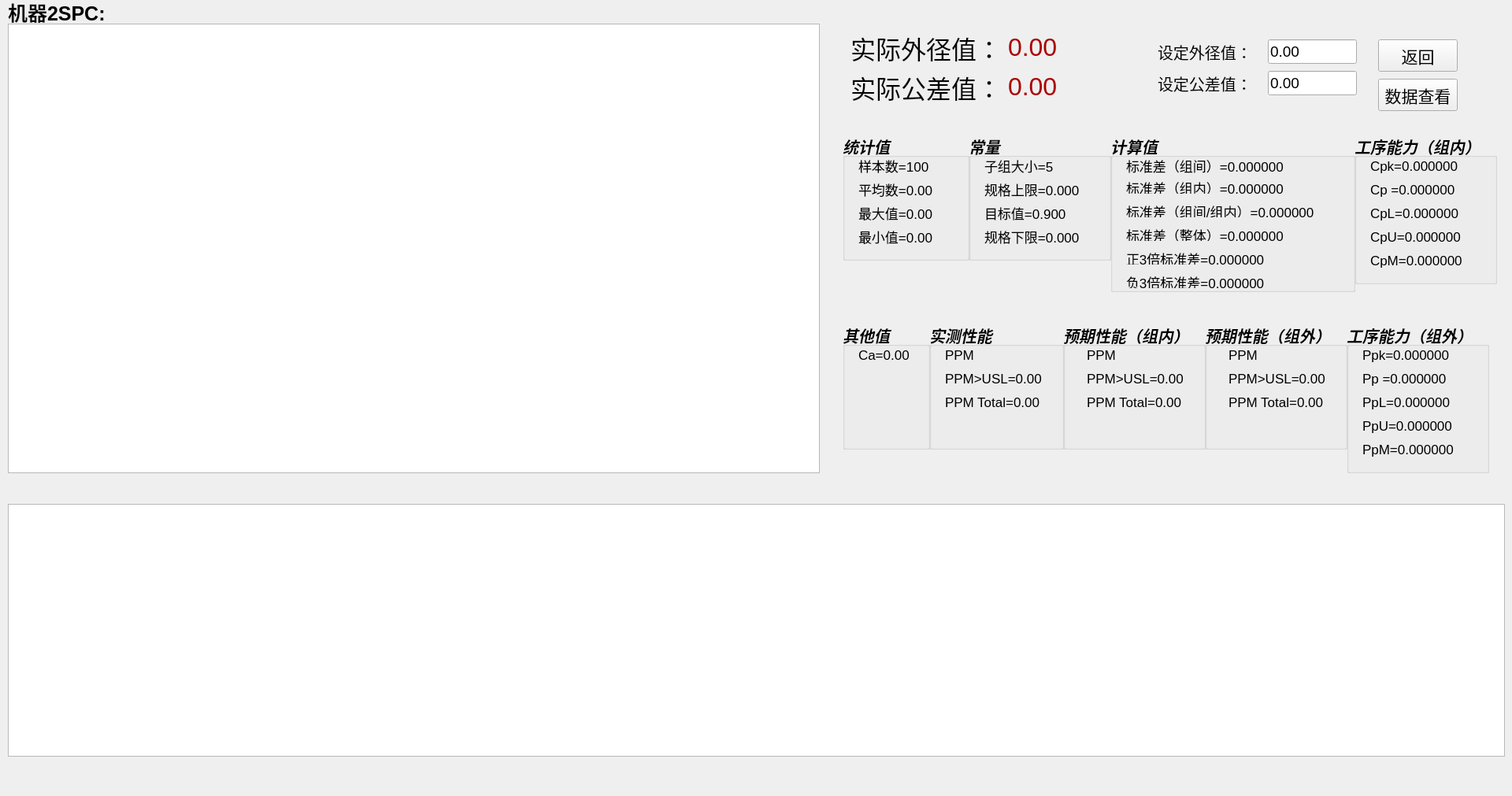
<?xml version="1.0" encoding="UTF-8"?>
<ui version="4.0">
 <class>spcDev2</class>
 <widget class="QWidget" name="spcDev2">
  <property name="geometry">
   <rect>
    <x>0</x>
    <y>0</y>
    <width>1920</width>
    <height>1011</height>
   </rect>
  </property>
  <property name="windowTitle">
   <string>Form</string>
  </property>
  <widget class="QGroupBox" name="TongjiBox_5">
   <property name="geometry">
    <rect>
     <x>1710</x>
     <y>410</y>
     <width>181</width>
     <height>191</height>
    </rect>
   </property>
   <property name="font">
    <font>
     <pointsize>15</pointsize>
     <italic>true</italic>
     <bold>true</bold>
    </font>
   </property>
   <property name="title">
    <string>工序能力（组外）</string>
   </property>
   <widget class="QLabel" name="label5_1">
    <property name="geometry">
     <rect>
      <x>20</x>
      <y>30</y>
      <width>131</width>
      <height>21</height>
     </rect>
    </property>
    <property name="font">
     <font>
      <pointsize>13</pointsize>
      <italic>false</italic>
      <bold>false</bold>
     </font>
    </property>
    <property name="text">
     <string>Ppk=0.000000</string>
    </property>
   </widget>
   <widget class="QLabel" name="label5_2">
    <property name="geometry">
     <rect>
      <x>20</x>
      <y>60</y>
      <width>131</width>
      <height>21</height>
     </rect>
    </property>
    <property name="font">
     <font>
      <pointsize>13</pointsize>
      <italic>false</italic>
      <bold>false</bold>
     </font>
    </property>
    <property name="text">
     <string>Pp =0.000000</string>
    </property>
   </widget>
   <widget class="QLabel" name="label5_3">
    <property name="geometry">
     <rect>
      <x>20</x>
      <y>90</y>
      <width>131</width>
      <height>21</height>
     </rect>
    </property>
    <property name="font">
     <font>
      <pointsize>13</pointsize>
      <italic>false</italic>
      <bold>false</bold>
     </font>
    </property>
    <property name="text">
     <string>PpL=0.000000</string>
    </property>
   </widget>
   <widget class="QLabel" name="label5_4">
    <property name="geometry">
     <rect>
      <x>20</x>
      <y>120</y>
      <width>131</width>
      <height>21</height>
     </rect>
    </property>
    <property name="font">
     <font>
      <pointsize>13</pointsize>
      <italic>false</italic>
      <bold>false</bold>
     </font>
    </property>
    <property name="text">
     <string>PpU=0.000000</string>
    </property>
   </widget>
   <widget class="QLabel" name="label5_5">
    <property name="geometry">
     <rect>
      <x>20</x>
      <y>150</y>
      <width>131</width>
      <height>21</height>
     </rect>
    </property>
    <property name="font">
     <font>
      <pointsize>13</pointsize>
      <italic>false</italic>
      <bold>false</bold>
     </font>
    </property>
    <property name="text">
     <string>PpM=0.000000</string>
    </property>
   </widget>
  </widget>
  <widget class="QLabel" name="label_4">
   <property name="geometry">
    <rect>
     <x>1470</x>
     <y>90</y>
     <width>131</width>
     <height>31</height>
    </rect>
   </property>
   <property name="font">
    <font>
     <pointsize>15</pointsize>
    </font>
   </property>
   <property name="text">
    <string>设定公差值：</string>
   </property>
  </widget>
  <widget class="QLabel" name="label_3">
   <property name="geometry">
    <rect>
     <x>1470</x>
     <y>50</y>
     <width>131</width>
     <height>31</height>
    </rect>
   </property>
   <property name="font">
    <font>
     <pointsize>15</pointsize>
    </font>
   </property>
   <property name="text">
    <string>设定外径值：</string>
   </property>
  </widget>
  <widget class="QGroupBox" name="TongjiBox_2">
   <property name="geometry">
    <rect>
     <x>1230</x>
     <y>170</y>
     <width>181</width>
     <height>161</height>
    </rect>
   </property>
   <property name="font">
    <font>
     <pointsize>15</pointsize>
     <italic>true</italic>
     <bold>true</bold>
    </font>
   </property>
   <property name="title">
    <string>常量</string>
   </property>
   <widget class="QLabel" name="label2_1">
    <property name="geometry">
     <rect>
      <x>20</x>
      <y>30</y>
      <width>111</width>
      <height>21</height>
     </rect>
    </property>
    <property name="font">
     <font>
      <pointsize>13</pointsize>
      <italic>false</italic>
      <bold>false</bold>
     </font>
    </property>
    <property name="text">
     <string>子组大小=5</string>
    </property>
   </widget>
   <widget class="QLabel" name="label2_2">
    <property name="geometry">
     <rect>
      <x>20</x>
      <y>60</y>
      <width>151</width>
      <height>21</height>
     </rect>
    </property>
    <property name="font">
     <font>
      <pointsize>13</pointsize>
      <italic>false</italic>
      <bold>false</bold>
     </font>
    </property>
    <property name="text">
     <string>规格上限=0.000</string>
    </property>
   </widget>
   <widget class="QLabel" name="label2_3">
    <property name="geometry">
     <rect>
      <x>20</x>
      <y>90</y>
      <width>141</width>
      <height>21</height>
     </rect>
    </property>
    <property name="font">
     <font>
      <pointsize>13</pointsize>
      <italic>false</italic>
      <bold>false</bold>
     </font>
    </property>
    <property name="text">
     <string>目标值=0.900</string>
    </property>
   </widget>
   <widget class="QLabel" name="label2_4">
    <property name="geometry">
     <rect>
      <x>20</x>
      <y>120</y>
      <width>161</width>
      <height>21</height>
     </rect>
    </property>
    <property name="font">
     <font>
      <pointsize>13</pointsize>
      <italic>false</italic>
      <bold>false</bold>
     </font>
    </property>
    <property name="text">
     <string>规格下限=0.000</string>
    </property>
   </widget>
  </widget>
  <widget class="QLineEdit" name="lineEdit1">
   <property name="geometry">
    <rect>
     <x>1610</x>
     <y>50</y>
     <width>113</width>
     <height>31</height>
    </rect>
   </property>
   <property name="font">
    <font>
     <pointsize>14</pointsize>
    </font>
   </property>
   <property name="text">
    <string>0.00</string>
   </property>
  </widget>
  <widget class="QLineEdit" name="lineEdit2">
   <property name="geometry">
    <rect>
     <x>1610</x>
     <y>90</y>
     <width>113</width>
     <height>31</height>
    </rect>
   </property>
   <property name="font">
    <font>
     <pointsize>14</pointsize>
    </font>
   </property>
   <property name="text">
    <string>0.00</string>
   </property>
  </widget>
  <widget class="QGroupBox" name="TongjiBox">
   <property name="geometry">
    <rect>
     <x>1070</x>
     <y>170</y>
     <width>161</width>
     <height>161</height>
    </rect>
   </property>
   <property name="font">
    <font>
     <pointsize>15</pointsize>
     <italic>true</italic>
     <bold>true</bold>
    </font>
   </property>
   <property name="title">
    <string>统计值</string>
   </property>
   <widget class="QLabel" name="label1_1">
    <property name="geometry">
     <rect>
      <x>20</x>
      <y>30</y>
      <width>111</width>
      <height>21</height>
     </rect>
    </property>
    <property name="font">
     <font>
      <pointsize>13</pointsize>
      <italic>false</italic>
      <bold>false</bold>
     </font>
    </property>
    <property name="text">
     <string>样本数=100</string>
    </property>
   </widget>
   <widget class="QLabel" name="label1_2">
    <property name="geometry">
     <rect>
      <x>20</x>
      <y>60</y>
      <width>111</width>
      <height>21</height>
     </rect>
    </property>
    <property name="font">
     <font>
      <pointsize>13</pointsize>
      <italic>false</italic>
      <bold>false</bold>
     </font>
    </property>
    <property name="text">
     <string>平均数=0.00</string>
    </property>
   </widget>
   <widget class="QLabel" name="label1_3">
    <property name="geometry">
     <rect>
      <x>20</x>
      <y>90</y>
      <width>111</width>
      <height>21</height>
     </rect>
    </property>
    <property name="font">
     <font>
      <pointsize>13</pointsize>
      <italic>false</italic>
      <bold>false</bold>
     </font>
    </property>
    <property name="text">
     <string>最大值=0.00</string>
    </property>
   </widget>
   <widget class="QLabel" name="label1_4">
    <property name="geometry">
     <rect>
      <x>20</x>
      <y>120</y>
      <width>111</width>
      <height>21</height>
     </rect>
    </property>
    <property name="font">
     <font>
      <pointsize>13</pointsize>
      <italic>false</italic>
      <bold>false</bold>
     </font>
    </property>
    <property name="text">
     <string>最小值=0.00</string>
    </property>
   </widget>
  </widget>
  <widget class="QGroupBox" name="TongjiBox_3">
   <property name="geometry">
    <rect>
     <x>1410</x>
     <y>170</y>
     <width>311</width>
     <height>201</height>
    </rect>
   </property>
   <property name="font">
    <font>
     <pointsize>15</pointsize>
     <italic>true</italic>
     <bold>true</bold>
    </font>
   </property>
   <property name="title">
    <string>计算值</string>
   </property>
   <widget class="QLabel" name="label3_1">
    <property name="geometry">
     <rect>
      <x>20</x>
      <y>30</y>
      <width>241</width>
      <height>21</height>
     </rect>
    </property>
    <property name="font">
     <font>
      <pointsize>13</pointsize>
      <italic>false</italic>
      <bold>false</bold>
     </font>
    </property>
    <property name="text">
     <string>标准差（组间）=0.000000</string>
    </property>
   </widget>
   <widget class="QLabel" name="label3_2">
    <property name="geometry">
     <rect>
      <x>20</x>
      <y>60</y>
      <width>231</width>
      <height>16</height>
     </rect>
    </property>
    <property name="font">
     <font>
      <pointsize>13</pointsize>
      <italic>false</italic>
      <bold>false</bold>
     </font>
    </property>
    <property name="text">
     <string>标准差（组内）=0.000000</string>
    </property>
   </widget>
   <widget class="QLabel" name="label3_3">
    <property name="geometry">
     <rect>
      <x>20</x>
      <y>90</y>
      <width>281</width>
      <height>16</height>
     </rect>
    </property>
    <property name="font">
     <font>
      <pointsize>13</pointsize>
      <italic>false</italic>
      <bold>false</bold>
     </font>
    </property>
    <property name="text">
     <string>标准差（组间/组内）=0.000000</string>
    </property>
   </widget>
   <widget class="QLabel" name="label3_4">
    <property name="geometry">
     <rect>
      <x>20</x>
      <y>120</y>
      <width>241</width>
      <height>16</height>
     </rect>
    </property>
    <property name="font">
     <font>
      <pointsize>13</pointsize>
      <italic>false</italic>
      <bold>false</bold>
     </font>
    </property>
    <property name="text">
     <string>标准差（整体）=0.000000</string>
    </property>
   </widget>
   <widget class="QLabel" name="label3_5">
    <property name="geometry">
     <rect>
      <x>20</x>
      <y>150</y>
      <width>281</width>
      <height>16</height>
     </rect>
    </property>
    <property name="font">
     <font>
      <pointsize>13</pointsize>
      <italic>false</italic>
      <bold>false</bold>
     </font>
    </property>
    <property name="text">
     <string>正3倍标准差=0.000000</string>
    </property>
   </widget>
   <widget class="QLabel" name="label3_6">
    <property name="geometry">
     <rect>
      <x>20</x>
      <y>180</y>
      <width>281</width>
      <height>16</height>
     </rect>
    </property>
    <property name="font">
     <font>
      <pointsize>13</pointsize>
      <italic>false</italic>
      <bold>false</bold>
     </font>
    </property>
    <property name="text">
     <string>负3倍标准差=0.000000</string>
    </property>
   </widget>
  </widget>
  <widget class="QGroupBox" name="TongjiBox_7">
   <property name="geometry">
    <rect>
     <x>1180</x>
     <y>410</y>
     <width>171</width>
     <height>161</height>
    </rect>
   </property>
   <property name="font">
    <font>
     <pointsize>15</pointsize>
     <italic>true</italic>
     <bold>true</bold>
    </font>
   </property>
   <property name="title">
    <string>实测性能</string>
   </property>
   <widget class="QLabel" name="label7_1">
    <property name="geometry">
     <rect>
      <x>20</x>
      <y>30</y>
      <width>131</width>
      <height>21</height>
     </rect>
    </property>
    <property name="font">
     <font>
      <pointsize>13</pointsize>
      <italic>false</italic>
      <bold>false</bold>
     </font>
    </property>
    <property name="text">
     <string>PPM&lt;LSL=0.00</string>
    </property>
   </widget>
   <widget class="QLabel" name="label7_2">
    <property name="geometry">
     <rect>
      <x>20</x>
      <y>60</y>
      <width>131</width>
      <height>21</height>
     </rect>
    </property>
    <property name="font">
     <font>
      <pointsize>13</pointsize>
      <italic>false</italic>
      <bold>false</bold>
     </font>
    </property>
    <property name="text">
     <string>PPM&gt;USL=0.00</string>
    </property>
   </widget>
   <widget class="QLabel" name="label7_3">
    <property name="geometry">
     <rect>
      <x>20</x>
      <y>90</y>
      <width>151</width>
      <height>21</height>
     </rect>
    </property>
    <property name="font">
     <font>
      <pointsize>13</pointsize>
      <italic>false</italic>
      <bold>false</bold>
     </font>
    </property>
    <property name="text">
     <string>PPM Total=0.00</string>
    </property>
   </widget>
  </widget>
  <widget class="QLabel" name="label">
   <property name="geometry">
    <rect>
     <x>1080</x>
     <y>30</y>
     <width>191</width>
     <height>61</height>
    </rect>
   </property>
   <property name="font">
    <font>
     <pointsize>24</pointsize>
    </font>
   </property>
   <property name="text">
    <string>实际外径值：</string>
   </property>
  </widget>
  <widget class="QPushButton" name="spc_btn1">
   <property name="geometry">
    <rect>
     <x>1750</x>
     <y>50</y>
     <width>101</width>
     <height>41</height>
    </rect>
   </property>
   <property name="font">
    <font>
     <pointsize>16</pointsize>
    </font>
   </property>
   <property name="text">
    <string>返回</string>
   </property>
  </widget>
  <widget class="QChartView" name="chartViewBar">
   <property name="geometry">
    <rect>
     <x>10</x>
     <y>30</y>
     <width>1031</width>
     <height>571</height>
    </rect>
   </property>
   <property name="font">
    <font>
     <pointsize>20</pointsize>
    </font>
   </property>
  </widget>
  <widget class="QChartView" name="chartViewX">
   <property name="geometry">
    <rect>
     <x>10</x>
     <y>640</y>
     <width>1901</width>
     <height>321</height>
    </rect>
   </property>
  </widget>
  <widget class="QGroupBox" name="TongjiBox_8">
   <property name="geometry">
    <rect>
     <x>1350</x>
     <y>410</y>
     <width>181</width>
     <height>161</height>
    </rect>
   </property>
   <property name="font">
    <font>
     <pointsize>15</pointsize>
     <italic>true</italic>
     <bold>true</bold>
    </font>
   </property>
   <property name="title">
    <string>预期性能（组内）</string>
   </property>
   <widget class="QLabel" name="label8_3">
    <property name="geometry">
     <rect>
      <x>30</x>
      <y>90</y>
      <width>151</width>
      <height>21</height>
     </rect>
    </property>
    <property name="font">
     <font>
      <pointsize>13</pointsize>
      <italic>false</italic>
      <bold>false</bold>
     </font>
    </property>
    <property name="text">
     <string>PPM Total=0.00</string>
    </property>
   </widget>
   <widget class="QLabel" name="label8_1">
    <property name="geometry">
     <rect>
      <x>30</x>
      <y>30</y>
      <width>131</width>
      <height>21</height>
     </rect>
    </property>
    <property name="font">
     <font>
      <pointsize>13</pointsize>
      <italic>false</italic>
      <bold>false</bold>
     </font>
    </property>
    <property name="text">
     <string>PPM&lt;LSL=0.00</string>
    </property>
   </widget>
   <widget class="QLabel" name="label8_2">
    <property name="geometry">
     <rect>
      <x>30</x>
      <y>60</y>
      <width>131</width>
      <height>21</height>
     </rect>
    </property>
    <property name="font">
     <font>
      <pointsize>13</pointsize>
      <italic>false</italic>
      <bold>false</bold>
     </font>
    </property>
    <property name="text">
     <string>PPM&gt;USL=0.00</string>
    </property>
   </widget>
  </widget>
  <widget class="QLabel" name="label_6">
   <property name="geometry">
    <rect>
     <x>1280</x>
     <y>90</y>
     <width>131</width>
     <height>41</height>
    </rect>
   </property>
   <property name="font">
    <font>
     <pointsize>24</pointsize>
    </font>
   </property>
   <property name="text">
    <string>&lt;html&gt;&lt;head/&gt;&lt;body&gt;&lt;p&gt;&lt;span style=&quot; color:#aa0000;&quot;&gt;0.00&lt;/span&gt;&lt;/p&gt;&lt;/body&gt;&lt;/html&gt;</string>
   </property>
  </widget>
  <widget class="QGroupBox" name="TongjiBox_6">
   <property name="geometry">
    <rect>
     <x>1070</x>
     <y>410</y>
     <width>111</width>
     <height>161</height>
    </rect>
   </property>
   <property name="font">
    <font>
     <pointsize>15</pointsize>
     <italic>true</italic>
     <bold>true</bold>
    </font>
   </property>
   <property name="title">
    <string>其他值</string>
   </property>
   <widget class="QLabel" name="label6_1">
    <property name="geometry">
     <rect>
      <x>20</x>
      <y>30</y>
      <width>111</width>
      <height>21</height>
     </rect>
    </property>
    <property name="font">
     <font>
      <pointsize>13</pointsize>
      <italic>false</italic>
      <bold>false</bold>
     </font>
    </property>
    <property name="text">
     <string>Ca=0.00</string>
    </property>
   </widget>
  </widget>
  <widget class="QGroupBox" name="TongjiBox_9">
   <property name="geometry">
    <rect>
     <x>1530</x>
     <y>410</y>
     <width>181</width>
     <height>161</height>
    </rect>
   </property>
   <property name="font">
    <font>
     <pointsize>15</pointsize>
     <italic>true</italic>
     <bold>true</bold>
    </font>
   </property>
   <property name="title">
    <string>预期性能（组外）</string>
   </property>
   <widget class="QLabel" name="label9_2">
    <property name="geometry">
     <rect>
      <x>30</x>
      <y>60</y>
      <width>131</width>
      <height>21</height>
     </rect>
    </property>
    <property name="font">
     <font>
      <pointsize>13</pointsize>
      <italic>false</italic>
      <bold>false</bold>
     </font>
    </property>
    <property name="text">
     <string>PPM&gt;USL=0.00</string>
    </property>
   </widget>
   <widget class="QLabel" name="label9_1">
    <property name="geometry">
     <rect>
      <x>30</x>
      <y>30</y>
      <width>131</width>
      <height>21</height>
     </rect>
    </property>
    <property name="font">
     <font>
      <pointsize>13</pointsize>
      <italic>false</italic>
      <bold>false</bold>
     </font>
    </property>
    <property name="text">
     <string>PPM&lt;LSL=0.00</string>
    </property>
   </widget>
   <widget class="QLabel" name="label9_3">
    <property name="geometry">
     <rect>
      <x>30</x>
      <y>90</y>
      <width>151</width>
      <height>21</height>
     </rect>
    </property>
    <property name="font">
     <font>
      <pointsize>13</pointsize>
      <italic>false</italic>
      <bold>false</bold>
     </font>
    </property>
    <property name="text">
     <string>PPM Total=0.00</string>
    </property>
   </widget>
  </widget>
  <widget class="QGroupBox" name="TongjiBox_4">
   <property name="geometry">
    <rect>
     <x>1720</x>
     <y>170</y>
     <width>181</width>
     <height>191</height>
    </rect>
   </property>
   <property name="font">
    <font>
     <pointsize>15</pointsize>
     <italic>true</italic>
     <bold>true</bold>
    </font>
   </property>
   <property name="title">
    <string>工序能力（组内）</string>
   </property>
   <widget class="QLabel" name="label4_1">
    <property name="geometry">
     <rect>
      <x>20</x>
      <y>30</y>
      <width>131</width>
      <height>21</height>
     </rect>
    </property>
    <property name="font">
     <font>
      <pointsize>13</pointsize>
      <italic>false</italic>
      <bold>false</bold>
     </font>
    </property>
    <property name="text">
     <string>Cpk=0.000000</string>
    </property>
   </widget>
   <widget class="QLabel" name="label4_2">
    <property name="geometry">
     <rect>
      <x>20</x>
      <y>60</y>
      <width>131</width>
      <height>21</height>
     </rect>
    </property>
    <property name="font">
     <font>
      <pointsize>13</pointsize>
      <italic>false</italic>
      <bold>false</bold>
     </font>
    </property>
    <property name="text">
     <string>Cp =0.000000</string>
    </property>
   </widget>
   <widget class="QLabel" name="label4_3">
    <property name="geometry">
     <rect>
      <x>20</x>
      <y>90</y>
      <width>121</width>
      <height>21</height>
     </rect>
    </property>
    <property name="font">
     <font>
      <pointsize>13</pointsize>
      <italic>false</italic>
      <bold>false</bold>
     </font>
    </property>
    <property name="text">
     <string>CpL=0.000000</string>
    </property>
   </widget>
   <widget class="QLabel" name="label4_4">
    <property name="geometry">
     <rect>
      <x>20</x>
      <y>120</y>
      <width>131</width>
      <height>21</height>
     </rect>
    </property>
    <property name="font">
     <font>
      <pointsize>13</pointsize>
      <italic>false</italic>
      <bold>false</bold>
     </font>
    </property>
    <property name="text">
     <string>CpU=0.000000</string>
    </property>
   </widget>
   <widget class="QLabel" name="label4_5">
    <property name="geometry">
     <rect>
      <x>20</x>
      <y>150</y>
      <width>131</width>
      <height>21</height>
     </rect>
    </property>
    <property name="font">
     <font>
      <pointsize>13</pointsize>
      <italic>false</italic>
      <bold>false</bold>
     </font>
    </property>
    <property name="text">
     <string>CpM=0.000000</string>
    </property>
   </widget>
  </widget>
  <widget class="QLabel" name="label1_10">
   <property name="geometry">
    <rect>
     <x>10</x>
     <y>0</y>
     <width>141</width>
     <height>31</height>
    </rect>
   </property>
   <property name="font">
    <font>
     <pointsize>19</pointsize>
     <italic>false</italic>
     <bold>true</bold>
    </font>
   </property>
   <property name="text">
    <string>机器2SPC:</string>
   </property>
  </widget>
  <widget class="QLabel" name="label_5">
   <property name="geometry">
    <rect>
     <x>1280</x>
     <y>40</y>
     <width>131</width>
     <height>41</height>
    </rect>
   </property>
   <property name="font">
    <font>
     <pointsize>24</pointsize>
    </font>
   </property>
   <property name="text">
    <string>&lt;html&gt;&lt;head/&gt;&lt;body&gt;&lt;p&gt;&lt;span style=&quot; color:#aa0000;&quot;&gt;0.00&lt;/span&gt;&lt;/p&gt;&lt;/body&gt;&lt;/html&gt;</string>
   </property>
  </widget>
  <widget class="QLabel" name="label_2">
   <property name="geometry">
    <rect>
     <x>1080</x>
     <y>90</y>
     <width>191</width>
     <height>41</height>
    </rect>
   </property>
   <property name="font">
    <font>
     <pointsize>24</pointsize>
    </font>
   </property>
   <property name="text">
    <string>实际公差值：</string>
   </property>
  </widget>
  <widget class="QPushButton" name="spc_btn1_2">
   <property name="geometry">
    <rect>
     <x>1750</x>
     <y>100</y>
     <width>101</width>
     <height>41</height>
    </rect>
   </property>
   <property name="font">
    <font>
     <pointsize>16</pointsize>
    </font>
   </property>
   <property name="text">
    <string>数据查看</string>
   </property>
  </widget>
 </widget>
 <customwidgets>
  <customwidget>
   <class>QChartView</class>
   <extends>QGraphicsView</extends>
   <header location="global">qchartview.h</header>
  </customwidget>
 </customwidgets>
 <resources/>
 <connections/>
</ui>
